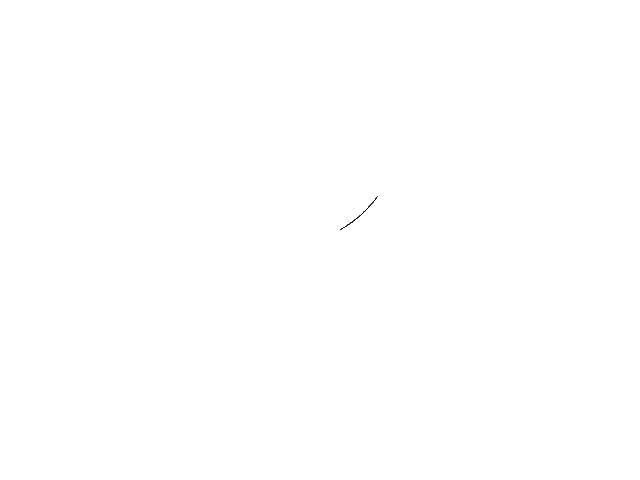
Frame 1 (no input)
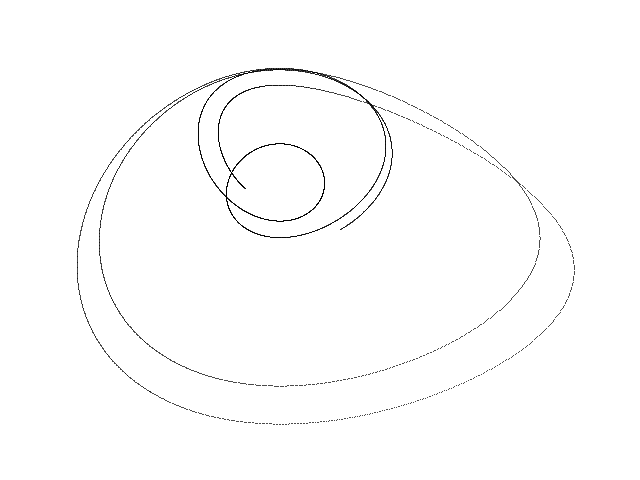
Frame 60 (the mouse pressed at the canvas centre just before this capture)
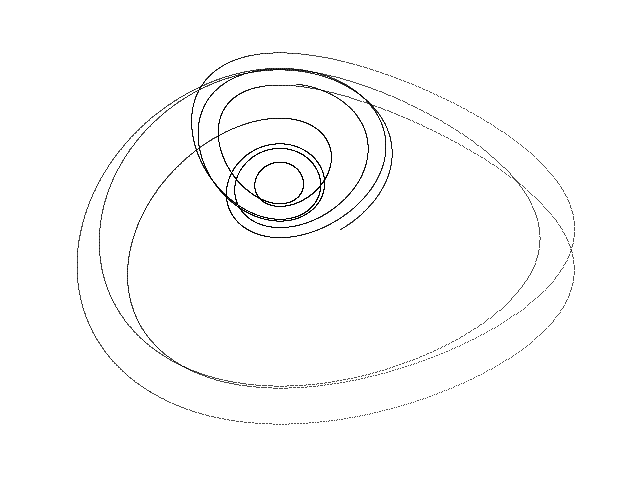
Frame 120 (the mouse held since frame 60 and released just before this capture)

The Processing sketch that drew these frames (run headless with seeded random() and noise(); from frame 60 on, the mouse is pressed at the canvas centre):

// Processing sketch: Anishchenko_Oscillator
// ── Anishchenko_Oscillator.pde
// Anishchenko-Astakhov chaotic oscillator //

  float x = 1.0;
  float y = 1.0;
  float z = 1.0;
  float dt = 0.005;
  float m = 1.42;
  float g = 0.097;
  float I = 0.0;


void setup() {
  
  size(640, 480);
  background(255);
  
}

void draw() {
  
  for (int i=0; i<100; i++) {
    
    float nx = x;
    float ny = y;
    float nz = z;
        
    if (x > 0) I = 1.0;
    if (x <= 0) I = 0.0;
        
    x = nx + dt * (m * nx + ny - nx * nz);
    y = ny + dt * (- nx);
    z = nz + dt * (- (g * nz) + (g * I) * pow(nx, 2.0));
  
    point(280 + (60 * x), 180 + (50 * y));
        
  }

}
